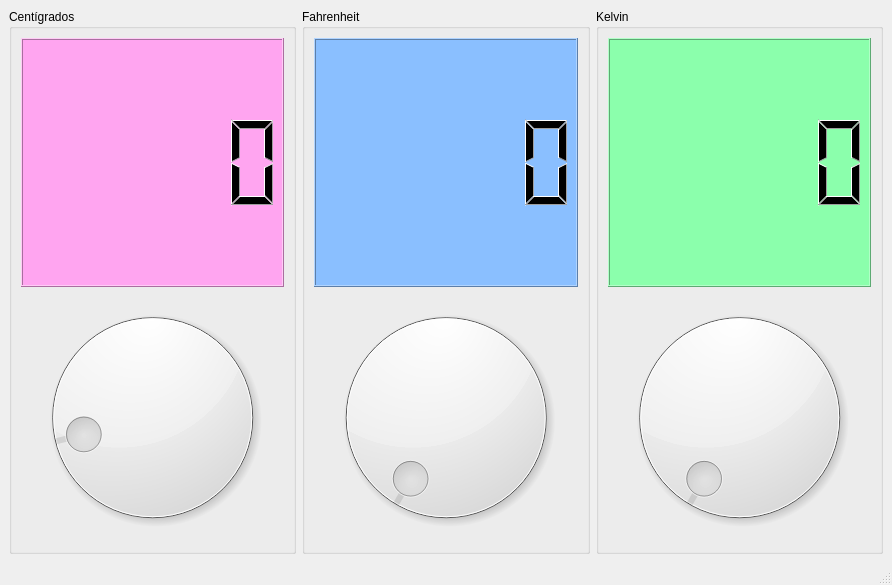
<?xml version="1.0" encoding="UTF-8"?>
<ui version="4.0">
 <class>MainWindow</class>
 <widget class="QMainWindow" name="MainWindow">
  <property name="geometry">
   <rect>
    <x>0</x>
    <y>0</y>
    <width>892</width>
    <height>585</height>
   </rect>
  </property>
  <property name="windowTitle">
   <string>MainWindow</string>
  </property>
  <property name="animated">
   <bool>true</bool>
  </property>
  <widget class="QWidget" name="centralwidget">
   <layout class="QGridLayout" name="gridLayout">
    <item row="0" column="1">
     <widget class="QGroupBox" name="groupBox_2">
      <property name="title">
       <string>Fahrenheit</string>
      </property>
      <layout class="QVBoxLayout" name="verticalLayout_2">
       <item>
        <widget class="QLCDNumber" name="outFah">
         <property name="styleSheet">
          <string notr="true">background-color: rgb(138, 191, 255);</string>
         </property>
        </widget>
       </item>
       <item>
        <widget class="QDial" name="inFahr">
         <property name="cursor">
          <cursorShape>OpenHandCursor</cursorShape>
         </property>
         <property name="styleSheet">
          <string notr="true">color: rgb(116, 116, 116);</string>
         </property>
         <property name="maximum">
          <number>210</number>
         </property>
        </widget>
       </item>
      </layout>
     </widget>
    </item>
    <item row="0" column="0">
     <widget class="QGroupBox" name="groupBox">
      <property name="title">
       <string>Centígrados</string>
      </property>
      <layout class="QGridLayout" name="gridLayout_2">
       <item row="0" column="0">
        <widget class="QLCDNumber" name="outCent">
         <property name="cursor">
          <cursorShape>ArrowCursor</cursorShape>
         </property>
         <property name="styleSheet">
          <string notr="true">background-color: rgb(255, 165, 240);</string>
         </property>
        </widget>
       </item>
       <item row="1" column="0">
        <widget class="QDial" name="inCent">
         <property name="cursor">
          <cursorShape>OpenHandCursor</cursorShape>
         </property>
         <property name="styleSheet">
          <string notr="true">color: rgb(143, 143, 143);</string>
         </property>
         <property name="minimum">
          <number>-18</number>
         </property>
        </widget>
       </item>
      </layout>
     </widget>
    </item>
    <item row="0" column="2">
     <widget class="QGroupBox" name="groupBox_3">
      <property name="enabled">
       <bool>true</bool>
      </property>
      <property name="cursor">
       <cursorShape>OpenHandCursor</cursorShape>
      </property>
      <property name="styleSheet">
       <string notr="true">border-color: rgb(172, 172, 172);</string>
      </property>
      <property name="title">
       <string>Kelvin</string>
      </property>
      <layout class="QVBoxLayout" name="verticalLayout_3">
       <item>
        <widget class="QLCDNumber" name="outKel">
         <property name="enabled">
          <bool>true</bool>
         </property>
         <property name="styleSheet">
          <string notr="true">background-color: rgb(139, 255, 172);</string>
         </property>
        </widget>
       </item>
       <item>
        <widget class="QDial" name="inKel">
         <property name="enabled">
          <bool>true</bool>
         </property>
         <property name="cursor">
          <cursorShape>OpenHandCursor</cursorShape>
         </property>
        </widget>
       </item>
      </layout>
     </widget>
    </item>
   </layout>
  </widget>
  <widget class="QMenuBar" name="menubar">
   <property name="geometry">
    <rect>
     <x>0</x>
     <y>0</y>
     <width>892</width>
     <height>25</height>
    </rect>
   </property>
  </widget>
  <widget class="QStatusBar" name="statusbar"/>
 </widget>
 <resources/>
 <connections>
  <connection>
   <sender>inCent</sender>
   <signal>valueChanged(int)</signal>
   <receiver>outCent</receiver>
   <slot>display(int)</slot>
   <hints>
    <hint type="sourcelabel">
     <x>200</x>
     <y>420</y>
    </hint>
    <hint type="destinationlabel">
     <x>200</x>
     <y>183</y>
    </hint>
   </hints>
  </connection>
  <connection>
   <sender>inFahr</sender>
   <signal>valueChanged(int)</signal>
   <receiver>outFah</receiver>
   <slot>display(int)</slot>
   <hints>
    <hint type="sourcelabel">
     <x>587</x>
     <y>420</y>
    </hint>
    <hint type="destinationlabel">
     <x>587</x>
     <y>183</y>
    </hint>
   </hints>
  </connection>
  <connection>
   <sender>inKel</sender>
   <signal>valueChanged(int)</signal>
   <receiver>outKel</receiver>
   <slot>display(int)</slot>
   <hints>
    <hint type="sourcelabel">
     <x>738</x>
     <y>420</y>
    </hint>
    <hint type="destinationlabel">
     <x>738</x>
     <y>183</y>
    </hint>
   </hints>
  </connection>
 </connections>
</ui>
